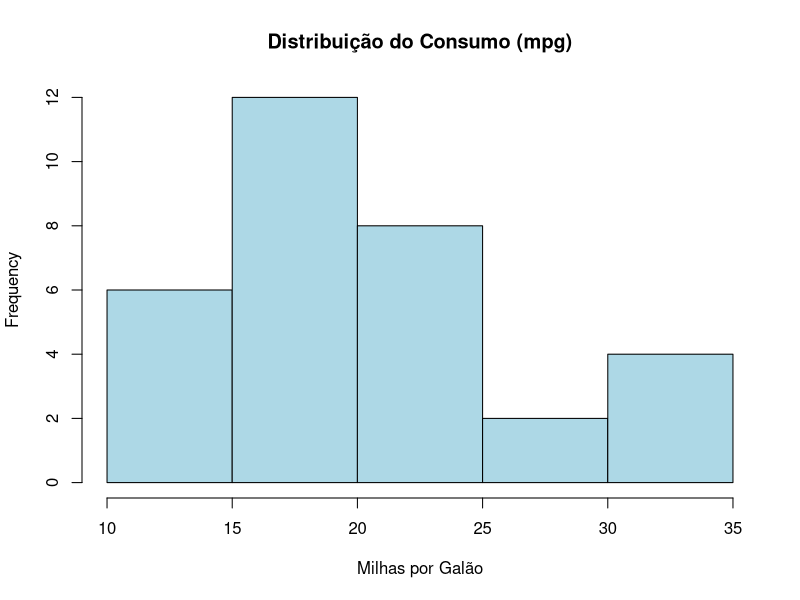
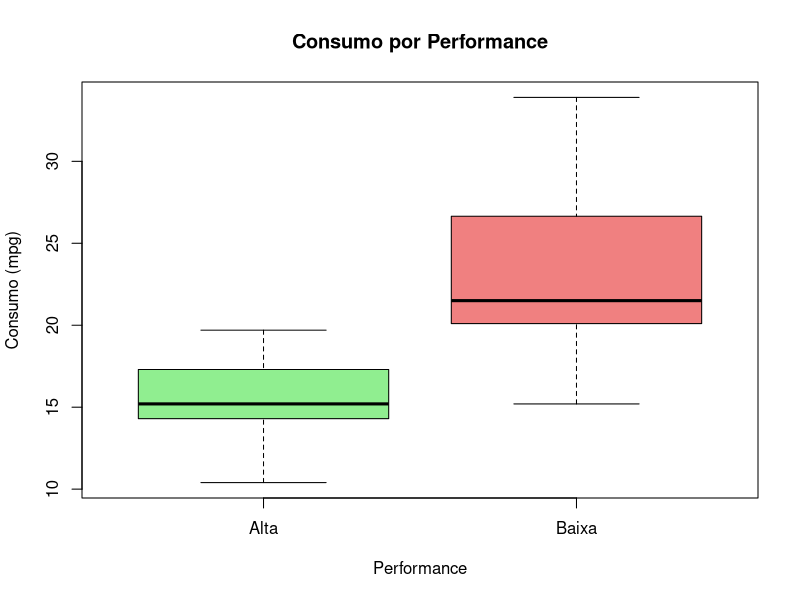
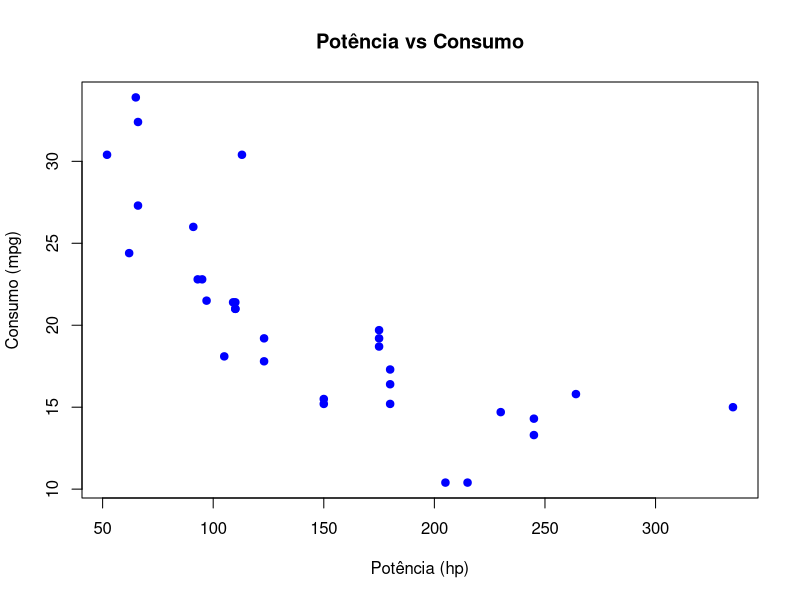

These figures' R source, in order:
# dataset mtcars
data(mtcars)

# ver as primeiras linhas
head(mtcars)  

# sumário estatístico dos dados
summary(mtcars)  

# 1 - Limpeza e manipulação de dados:

# adicionar uma nova coluna com a classificação dos carros em Alta/Baixa performance com base na potência (hp)
mtcars$performance <- ifelse(mtcars$hp > 150, "Alta", "Baixa")
head(mtcars)

# 2 - Análise Descritiva:

# média do consumo (mpg)
mean(mtcars$mpg)

# desvio-padrão da cilindrada (disp)
sd(mtcars$disp)

# distribuição das categorias de performance
table(mtcars$performance)

# 3 - Visualização dos dados:

# histograma do consumo de combustível
hist(mtcars$mpg, main="Distribuição do Consumo (mpg)", xlab="Milhas por Galão", col="lightblue")

# boxplot para comparar performance alta/baixa em relação ao consumo
boxplot(mpg ~ performance, data=mtcars, main="Consumo por Performance", xlab="Performance", ylab="Consumo (mpg)", col=c("lightgreen", "lightcoral"))

# gráfico de dispersão da potência vs consumo
plot(mtcars$hp, mtcars$mpg, main="Potência vs Consumo", xlab="Potência (hp)", ylab="Consumo (mpg)", pch=19, col="blue")
